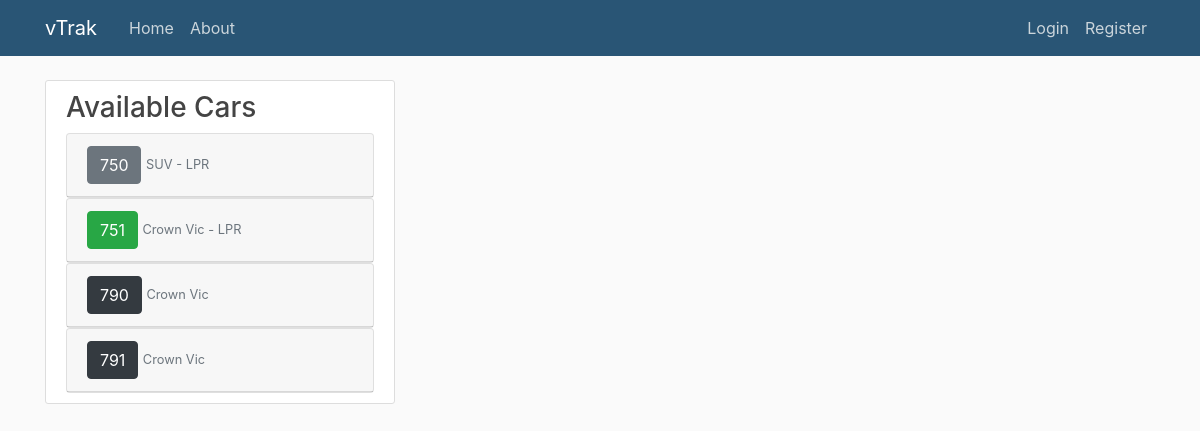
/, run on an earlier commit of the app's database.
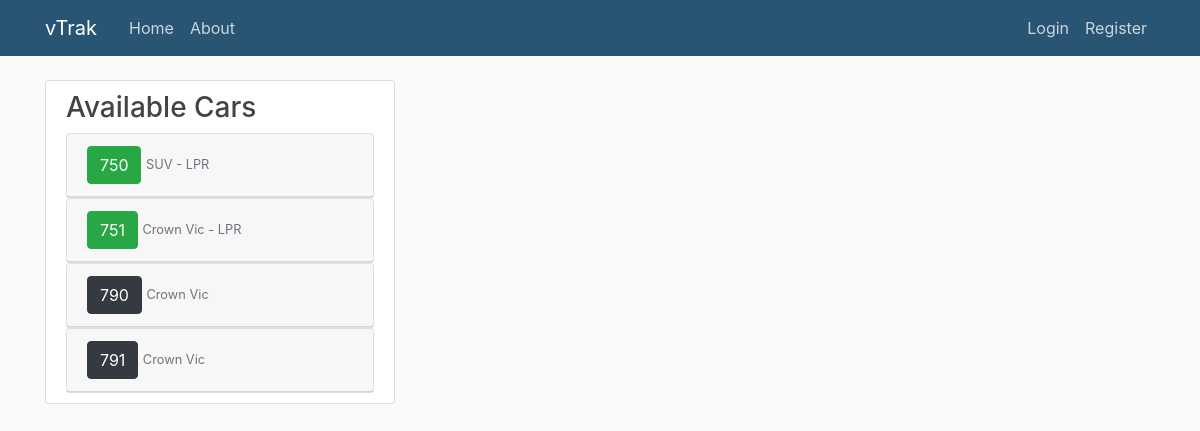
And on a later commit of the database.
### vTrak/models.py (models this page shows, shortened)
class Vehicletable(models.Model):
    vehnum = models.CharField(max_length=3)
    vehtype = models.ForeignKey('Typetable', on_delete=models.PROTECT)
    is_lpr = models.BooleanField(default='False')
    isforpatrol = models.BooleanField(default='False')
    status = models.ForeignKey('Statustable', on_delete=models.PROTECT)
    is_active = models.BooleanField(default='False')
    datetaken = models.DateTimeField(default=timezone.now)

class Typetable(models.Model):
    type = models.CharField(max_length=10)
    def __str__(self):
        return self.type

### vTrak/views.py (the view)
# urls.py: 2. Add a URL to urlpatterns:  path('', views.home, name='home')
def home(request):
    vehinfo = {
        'Vehicleinfo': Vehicletable.objects.all()
    }
    return render(request,'vTrak/home.html',vehinfo)

### vTrak/templates/vTrak/home.html (shortened to what this page needs)
{% extends "vTrak/base.html" %}
{% block content %}
    <div class="row">
        <div class="col-md-4">
            <div class="content-section">
                <h3>Available Cars</h3>
                    <ul class="list-group">
                        {% for veh in Vehicleinfo %}
                            {% if veh.is_active and veh.isforpatrol %}
                                <div id="accordion" role="tablist">
                                    <div class="card">
                                        <div class="card-header" role="tab" id="headingOne">
                                        {% if veh.status_id == 2 %}
                                            <button class="btn btn-dark" data-toggle="collapse" href="#collapseInfo{{ veh.id }}" aria-expanded="true"
                                                    aria-controls="collapse{{ veh.id }}">
                                                {{ veh.vehnum }}
                                            </button>
                                            {% elif veh.status_id == 3 %}
                                            <button class="btn btn-secondary" data-toggle="collapse" href="#collapseInfo{{ veh.id }}" aria-expanded="true"
                                                    aria-controls="collapse{{ veh.id }}">
                                                {{ veh.vehnum }}
                                            </button>
                                            {% elif veh.status_id == 1 %}
                                            <button class="btn btn-success" data-toggle="collapse" href="#collapseInfo{{ veh.id }}" aria-expanded="true"
                                                    aria-controls="collapse{{ veh.id }}">
                                                {{ veh.vehnum }}
                                            </button>
                                        {% endif %}
                                            <small class="text-secondary"> {{ veh.vehtype }}
                                                {% if veh.is_lpr %}
                                                - LPR
                                                {% endif %}
                                            </small>
                                        </div>
                                    </div>
                                </div>
                            {% endif %}
                        {% endfor %}
                    </ul>
            </div>
        </div>
    </div>
{% endblock content %}

### vTrak/templates/vTrak/base.html (shortened to what this page needs)
{% load static %}
<!DOCTYPE html>
<html lang="en" dir="ltr">
  <head>
    <link rel="stylesheet" href="https://maxcdn.bootstrapcdn.com/bootstrap/4.0.0/css/bootstrap.min.css">
    <link rel="stylesheet" type="text/css" href="{% static 'vTrak/main.css' %}">
  </head>
  <body>
    <header class="site-header">
  <nav class="navbar navbar-expand-md navbar-dark bg-steel fixed-top">
    <div class="container">
      <a class="navbar-brand mr-4" href="{% url 'vTrak-home' %}">vTrak</a>
      <div class="collapse navbar-collapse" id="navbarToggle">
        <div class="navbar-nav mr-auto">
          <a class="nav-item nav-link" href="{% url 'vTrak-home' %}">Home</a>
          <a class="nav-item nav-link" href="/about">About</a>
        </div>
        <div class="navbar-nav">
          <a class="nav-item nav-link" href="#">Login</a>
          <a class="nav-item nav-link" href="#">Register</a>
        </div>
      </div>
    </div>
  </nav>
</header>
<main role="main" class="container">
{% block content %}{% endblock %}
</main>
  </body>
</html>

### vTrak/static/vTrak/main.css (style rules this page uses)
body { background: #fafafa; color: #333333; margin-top: 5rem; }
h1, h2, h3, h4, h5, h6 { color: #444444; }
ul { margin: 0; }
.bg-steel { background-color: #295575; }
.site-header .navbar-nav .nav-link { color: #cbd5db; }
.content-section { background: #ffffff; padding: 10px 20px; border: 1px solid #dddddd; border-radius: 3px; margin-bottom: 20px; }

What changed in the data, as far as the page shows it:
changed Vehicletable "SUV": status_id 3 → 1 (drawn)
